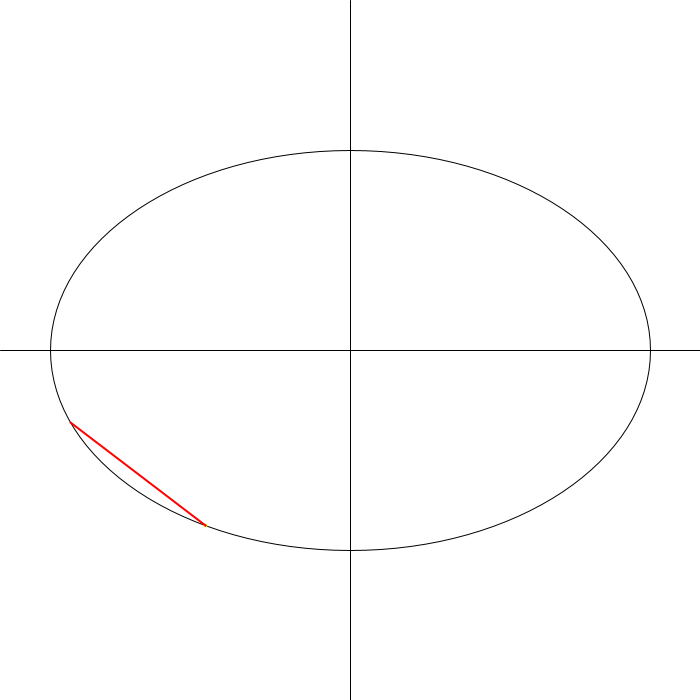
Frame 1 (no input)
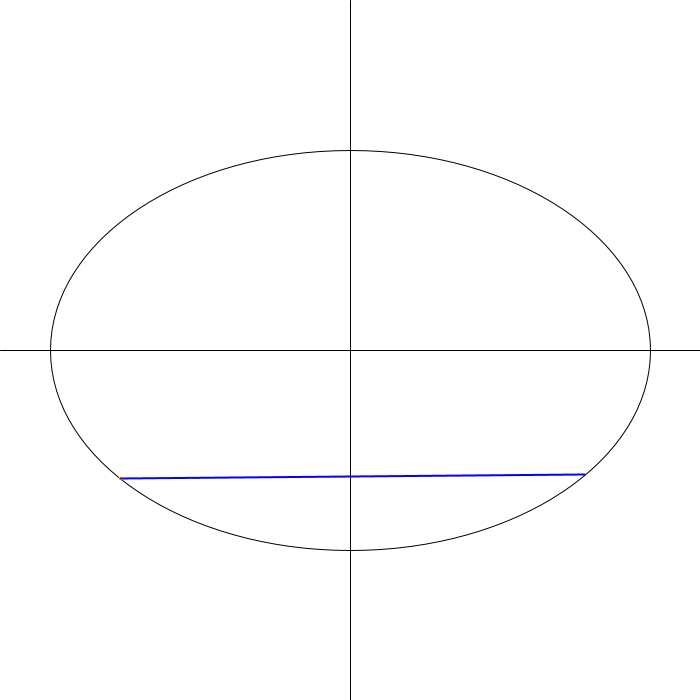
Frame 60 (the mouse pressed at the canvas centre just before this capture)
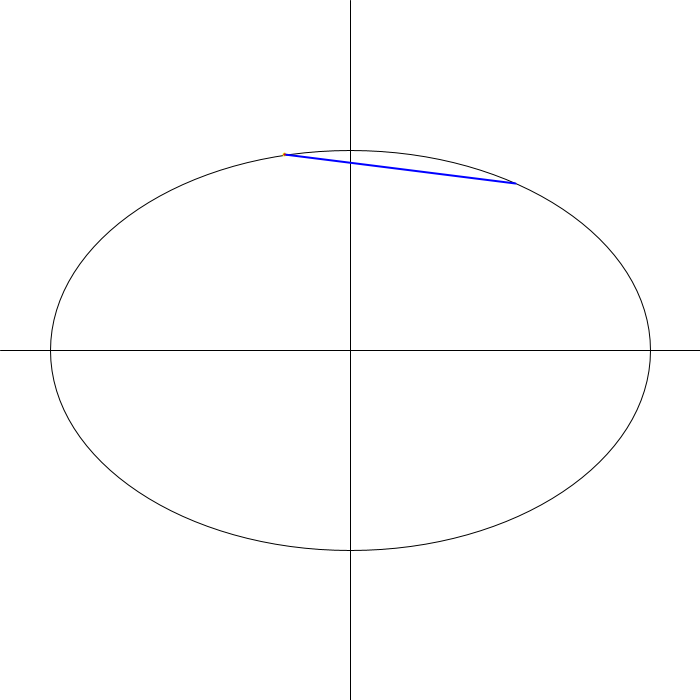
Frame 120 (the mouse held since frame 60 and released just before this capture)

The Processing sketch that drew these frames (run headless with seeded random() and noise(); from frame 60 on, the mouse is pressed at the canvas centre):

// Processing sketch: processing_154968
// ── processing_154968.pde

float a, b, Xa, Ya, w, w1, m, c, Xb1, Yb1, Xb2, Yb2,theta;

void setup(){
  size(700,700);
  a = 300;
  b = 200;
  background(255);
}

void draw (){
  background(255);
  // keep origin at middle of screen
  translate(width/2, height/2);
  noFill();
  
  //draw x-axis & y-axis
  stroke(0);
  strokeWeight(1);
  line(0, -height/2, 0, height/2);
  line(-width/2, 0, width/2, 0);
  
  //draw ellipse major axis 'a' and minor axis 'b'
  stroke(0);
  strokeWeight(1);
  ellipse(0, 0, 2 * a, 2 * b);
  
  //set your angle to y-axis (i've used w as variable) in radians
  theta = random(0, 2 * PI);          // PI / 12 radians = 15 degrees 
  w =   PI / 2 + theta ; //PI/2 moves angle round to being from the Y-axis rather than the default x-axis

  //choose an x value Xa = some vale less than 'a'
  Xa = random(2 * a) - a;
  //Xa = 250;
  // top or bottom of ellipse at random
  int top = (int)random(2);
  if (top == 0) {
    Ya = -b * sqrt(1 - ((Xa * Xa) / (a * a)));
  } else {
    Ya =  b * sqrt(1 - ((Xa * Xa) / (a * a)));
  } 
  // Draw the point in yellow
  strokeWeight(4);
  stroke(255,255,0);
  point(Xa,Ya);
  
  // Solve the straight line equation y = mx + C at the point (Xa,Ya) to get C
  // given that the angle to the y-axis is w
  m = -tan(w);
  c = Ya - (Xa * m);
  // so the point (0,c) is on the line
  strokeWeight(1);
  stroke(0,255,0);
  //line(Xa,Ya,0,c);
  
  //now the "MAGIC" to find the other point where the line intersects the ellipse, (they already intersect at (Xa,Ya)
  // you need to solve a quadratic of the form A*X^2 + B*X + C = 0 
  // created by obtaining from the line formula Y = mx + c
  // and substituting this for the y in the formula of the ellipse gives
  // ((b * b)/(a * a) + (m * m)) * (X * X)  + (2 * m * c) * X + ((c * c) - (b * b)) = 0
  float A, B, C, root1, root2;
  A = ((b * b) / (a * a)) + (m * m);
  B = 2 * m * c;
  C = (c * c) - (b * b);

  // has answers X = -B + sqrt((B * B) - (4 * A * C)) )/ (2 * A)
  // and         X = -B - sqrt((B * B) - (4 * A * C)) )/ (2 * A)
  root1 = (-B + sqrt((B * B) - (4 * A * C)) )/ (2 * A);
  root2 = (-B - sqrt((B * B) - (4 * A * C)) )/ (2 * A);

  Xb1 =root1;
  Yb1 = -tan(w) * root1 + Ya - Xa * -tan(w);
  strokeWeight(2);
  stroke(0,0,255);
  //point( Xb1, Yb1);
  line(Xa, Ya, Xb1, Yb1);
  
  Xb2 =root2;
  Yb2 = -tan(w) * root2 + Ya - Xa * -tan(w);
  strokeWeight(2);
  stroke(255,0,0);
  //point( Xb2, Yb2);
  line(Xa, Ya, Xb2, Yb2);
  //debug line to see the values generated
  //println( str(Xa) + "   " + str(Ya) + "   " + str(Xb1) + "   " + str(Yb1) + "   " + str(Xb2) + "   " + str(Yb2) ) ;
  
  //a comparison of the integer values of these two points will Xa,Ya will tell you which is your Xa,Ya and which is your Xb,Yb
}
